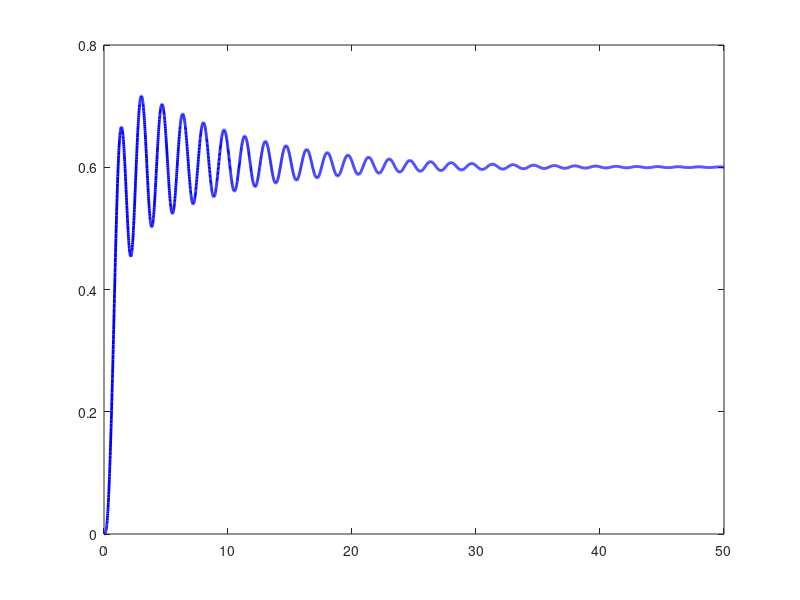

Source code (MATLAB): (Note: this script raises an error after producing the figure.)
% NON LINEARIZED STATE FEEDBACK
clc; clear; close all;
g = 9.81;                   % gravity (m/s^2)
ms = 0.05;                  % ball mass (kg)
Ib = 0.01;                  % beam inertia
beam_length = 2;            % beam length (±1 m)
r_desired = 0.6;            % target position (m)
K = [8 5 3.5 2];   % Slower, more stable response
Ki = 1;           % Gentle integral action                 % integral gain
tau_max = 4;                % max torque (Nm)
theta_max = deg2rad(45);    % max beam angle ±45°
z_max = 0.5;                % anti-windup for integral
ball_friction = 0.8;        % damping for ball motion
beam_friction = 0.5;        % damping for beam rotation
dt = 0.01; t_end =50;
tspan = 0:dt:t_end;
x0 = [0; 0; 0.0; 0];
X = zeros(length(tspan), 4);
U = zeros(length(tspan), 1);
z = zeros(length(tspan), 1);
X(1,:) = x0';
for i = 1:length(tspan)-1
    x = X(i,:)';
    r = x(1); r_dot = x(2); theta = x(3); theta_dot = x(4);
    e_pos = r_desired - r;
    z(i+1) = z(i) + e_pos * dt;
    z(i+1) = min(max(z(i+1), -z_max), z_max);
    e = x - [r_desired; 0; 0; 0];
    tau = -K * e + Ki * z(i);
    tau = max(min(tau, tau_max), -tau_max);  
    dx = zeros(4,1);
    dx(1) = r_dot;
    dx(2) = (g*sin(theta) - r*theta_dot^2*cos(theta))*5/7 - ball_friction*r_dot;
    dx(3) = theta_dot;
    dx(4) = (tau - ms * g * r * cos(theta) - 2 * ms * r * r_dot * theta_dot - beam_friction * theta_dot) / (Ib + ms * r^2);
    X(i+1,:) = X(i,:) + dx'*dt;
    if abs(X(i+1,3)) > theta_max
        X(i+1,3) = sign(X(i+1,3)) * theta_max;
        X(i+1,4) = 0;  % stop rotation if limit hit
    end
    if abs(X(i+1,1)) > beam_length/2
        X(i+1,1) = sign(X(i+1,1)) * beam_length/2;
        X(i+1,2) = 0;
    end
    U(i) = tau;
end
ball_pos = X(:,1);
beam_angle = X(:,3);
figure(1);
plot(tspan, ball_pos, 'b', 'LineWidth', 2); hold on;
yline(r_desired, '--r', 'Target');
xlabel('Time (s)'); ylabel('Ball Position (m)');
title('Ball Position vs Time'); grid on;
figure(2);
plot(tspan, rad2deg(beam_angle), 'm', 'LineWidth', 2);
xlabel('Time (s)'); ylabel('Beam Angle (deg)');
title('Beam Angle vs Time'); grid on;
figure(3);
plot(tspan(1:end-1), U(1:end-1), 'k', 'LineWidth', 2);
xlabel('Time (s)'); ylabel('Control Torque (Nm)');
title('Torque vs Time'); grid on;
